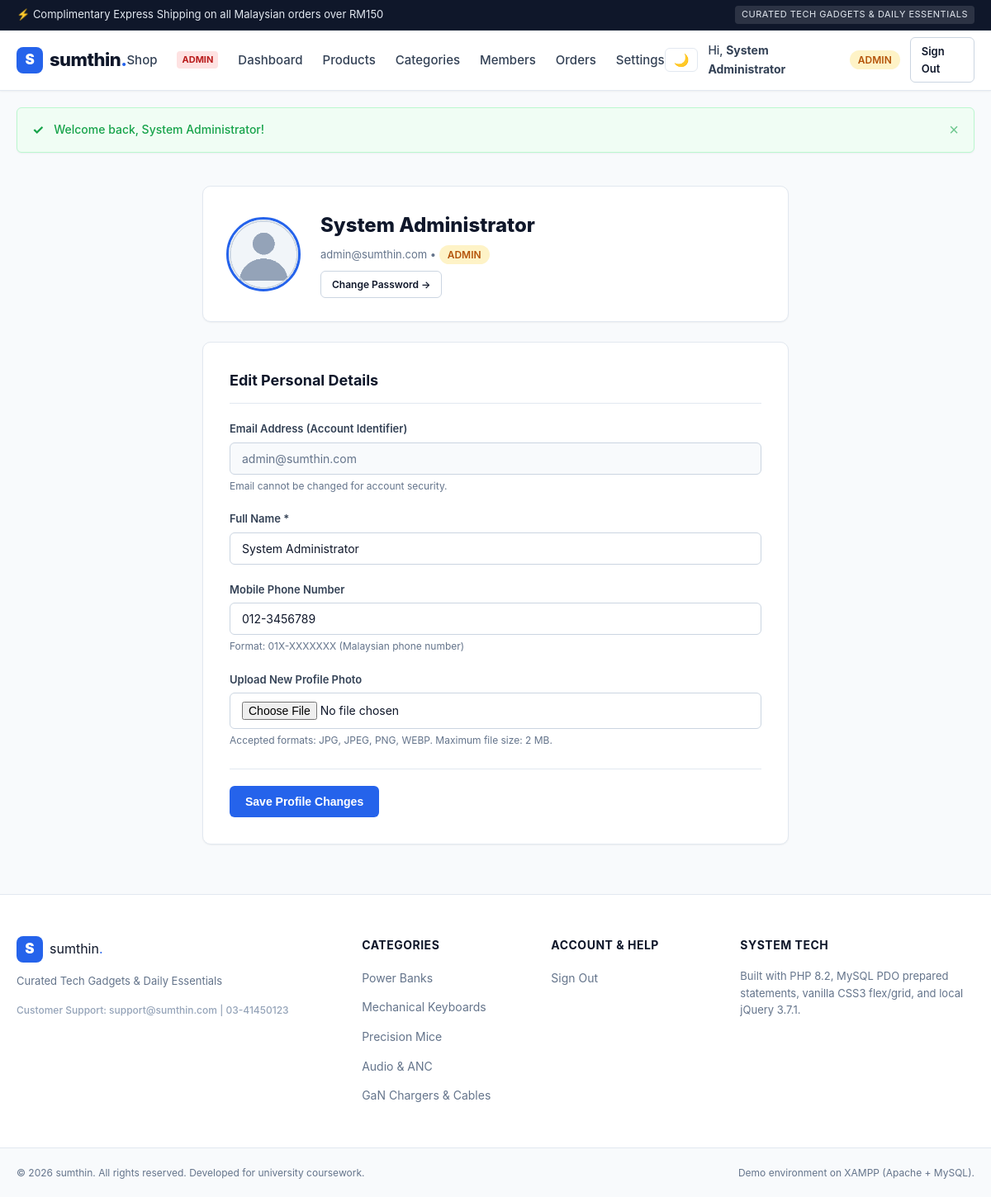
The app's page /profile.php (signed in) with its own data.
### tables this page shows
CREATE TABLE `user` (
  `id` INT AUTO_INCREMENT PRIMARY KEY,
  `email` VARCHAR(100) NOT NULL UNIQUE,
  `password_hash` VARCHAR(255) NOT NULL,
  `name` VARCHAR(100) NOT NULL,
  `phone` VARCHAR(20) DEFAULT NULL,
  `role` ENUM('Admin', 'Member') NOT NULL DEFAULT 'Member',
  `photo` VARCHAR(255) DEFAULT 'default_user.png',
  `status` ENUM('Active', 'Blocked') NOT NULL DEFAULT 'Active',
  `failed_attempts` INT NOT NULL DEFAULT 0,
  `locked_until` DATETIME DEFAULT NULL,
  `remember_token` VARCHAR(64) DEFAULT NULL,
  `email_verified_at` DATETIME DEFAULT NULL,
  `created_at` DATETIME NOT NULL DEFAULT CURRENT_TIMESTAMP,
  `updated_at` DATETIME NOT NULL DEFAULT CURRENT_TIMESTAMP ON UPDATE CURRENT_TIMESTAMP
);

### _config.php (called while the page is built)
<?php
return [
    'db' => [
        'host'     => 'localhost',
        'port'     => '3306',
        'dbname'   => 'sumthin_db',
        'user'     => 'root',
        'password' => '',
        'charset'  => 'utf8mb4',
    ],
    'app' => [
        'name'            => 'sumthin',
        'tagline'         => 'Curated Tech Gadgets & Daily Essentials',
        'base_url'        => '/sumthin',
        'session_timeout' => 1800,
        'max_login_fails' => 3,
        'lockout_time'    => 900,
        'debug'           => false,
    ],
    'mail' => [
        'enabled'    => true,
        'debug'      => false,
        'smtp_host'  => 'smtp.gmail.com',
        'smtp_port'  => 587,
        'smtp_auth'  => true,
        'username'   => 'YOUR_GMAIL_ADDRESS@gmail.com',
        'password'   => 'YOUR_GMAIL_16_CHAR_APP_PASSWORD',
        'from_name'  => 'sumthin Tech Gadgets',
        'from_email' => 'no-reply@sumthin.com',
    ],
    'stripe' => [
        'publishable_key' => 'pk_test_PLACEHOLDER_KEY',
        'secret_key'      => 'sk_test_PLACEHOLDER_KEY',
        'currency'        => 'myr',
    ],
    'gemini' => [
        'api_key'  => 'AIzaSy_GEMINI_API_KEY_PLACEHOLDER',
        'endpoint' => 'https://generativelanguage.googleapis.com/v1beta/models/gemini-1.5-flash:generateContent',
    ],
    'datadog' => [
        'api_key' => 'DATADOG_API_KEY_PLACEHOLDER',
        'site'    => 'datadoghq.com',
    ],
];

### profile.php (the view, shortened to what this page needs)
<?php
require_once __DIR__ . '/_base.php';
auth(['Member', 'Admin']);
$user = current_user();
$stmt = $db->prepare('SELECT * FROM `user` WHERE `id` = ?');
$stmt->execute([$user->id]);
$u = $stmt->fetch();
$name  = $u->name;
$phone = $u->phone ?? '';
$email = $u->email;
$photo = $u->photo ?? 'default_user.png';
require_once __DIR__ . '/_head.php';
?>
<div class="container" style="max-width: 750px;">
    <div style="background:#fff; border:1px solid var(--border); border-radius:var(--radius); padding:28px; margin-bottom:24px; display:flex; align-items:center; gap:24px; box-shadow:var(--shadow-sm);">
        <div style="width:90px; height:90px; border-radius:50%; overflow:hidden; border:3px solid var(--primary); background:#f1f5f9; flex-shrink:0;">
            <img src="<?= base_url('uploads/members/' . encode($photo)) ?>" alt="<?= encode($name) ?>" style="width:100%; height:100%; object-fit:cover;">
        </div>
        <div>
            <h1 style="font-size:24px; font-weight:800; color:var(--dark); margin-bottom:4px;"><?= encode($name) ?></h1>
            <p style="font-size:13px; color:var(--gray); margin-bottom:8px;"><?= encode($email) ?> &bull; <span class="role-pill <?= is_admin() ? 'pill-admin' : 'pill-member' ?>"><?= encode($u->role) ?></span></p>
            <a href="<?= base_url('change_password.php') ?>" class="btn btn-outline-sm" style="font-size:12px;">Change Password &rarr;</a>
        </div>
    </div>
    <div style="background:#fff; border:1px solid var(--border); border-radius:var(--radius); padding:32px; box-shadow:var(--shadow-sm);">
        <h2 style="font-size:18px; font-weight:700; color:var(--dark); margin-bottom:20px; border-bottom:1px solid var(--border); padding-bottom:12px;">Edit Personal Details</h2>
        <form action="<?= base_url('profile.php') ?>" method="POST" enctype="multipart/form-data" novalidate>
            <div class="form-group">
                <label class="form-label">Email Address (Account Identifier)</label>
                <input type="text" value="<?= encode($email) ?>" class="form-control" disabled style="background:#f8fafc; color:var(--gray); cursor:not-allowed;">
                <span class="form-help">Email cannot be changed for account security.</span>
            </div>
            <div class="form-group">
                <label for="name" class="form-label">Full Name *</label>
                <?= html_text('name', $name, ['placeholder' => 'Enter your full name']) ?>
            </div>
            <div class="form-group">
                <label for="phone" class="form-label">Mobile Phone Number</label>
                <?= html_text('phone', $phone, ['placeholder' => 'e.g. 012-3456789']) ?>
                <span class="form-help">Format: 01X-XXXXXXX (Malaysian phone number)</span>
            </div>
            <div class="form-group">
                <label for="photo" class="form-label">Upload New Profile Photo</label>
                <?= html_file('photo', 'image/png,image/jpeg,image/webp') ?>
                <span class="form-help">Accepted formats: JPG, JPEG, PNG, WEBP. Maximum file size: 2 MB.</span>
            </div>
            <div style="margin-top:24px; border-top:1px solid var(--border); padding-top:20px;">
                <button type="submit" class="btn btn-primary">Save Profile Changes</button>
            </div>
        </form>
    </div>
</div>
<?php require_once __DIR__ . '/_foot.php'; ?>

### _head.php (shortened to what this page needs)
<?php
$current_page = basename($_SERVER['PHP_SELF']);
$store_name   = setting('store_name', 'sumthin');
$flash        = get_flash();
$user         = current_user();
?>
<!DOCTYPE html>
<html lang="en">
<head>
    <link rel="stylesheet" href="<?= base_url('css/app.css') ?>">
</head>
<body>
    <?php if (setting('announcement_enabled', '1') === '1' && setting('announcement_bar') !== ''): ?>
        <aside class="announcement-bar">
            <div class="container announcement-inner">
                <span><?= encode(setting('announcement_bar')) ?></span>
                <span class="announcement-tag"><?= encode(setting('store_tagline', 'BMIT2013 Project')) ?></span>
            </div>
        </aside>
    <?php endif; ?>
    <header class="site-header">
        <div class="container header-inner">
            <a href="<?= base_url('index.php') ?>" class="brand-logo">
                <span class="brand-badge"><?= strtoupper(substr($store_name, 0, 1)) ?></span>
                <span class="brand-text"><?= encode($store_name) ?><span class="brand-dot">.</span></span>
            </a>
            <nav class="nav-links">
                <a href="<?= base_url('index.php') ?>" class="nav-link <?= ($current_page === 'index.php' && !str_contains($_SERVER['REQUEST_URI'], '/admin/')) ? 'active' : '' ?>">Shop</a>
                <?php if (is_admin()): ?>
                    <span class="nav-badge admin-badge">Admin</span>
                    <a href="<?= base_url('admin/index.php') ?>" class="nav-link <?= ($current_page === 'index.php' && str_contains($_SERVER['REQUEST_URI'], '/admin/')) ? 'active' : '' ?>">Dashboard</a>
                    <a href="<?= base_url('admin/products.php') ?>" class="nav-link <?= str_contains($_SERVER['REQUEST_URI'], '/admin/product') ? 'active' : '' ?>">Products</a>
                    <a href="<?= base_url('admin/categories.php') ?>" class="nav-link <?= str_contains($_SERVER['REQUEST_URI'], '/admin/categor') ? 'active' : '' ?>">Categories</a>
                    <a href="<?= base_url('admin/members.php') ?>" class="nav-link <?= str_contains($_SERVER['REQUEST_URI'], '/admin/member') ? 'active' : '' ?>">Members</a>
                    <a href="<?= base_url('admin/orders.php') ?>" class="nav-link <?= str_contains($_SERVER['REQUEST_URI'], '/admin/order') ? 'active' : '' ?>">Orders</a>
                    <a href="<?= base_url('admin/settings.php') ?>" class="nav-link <?= str_contains($_SERVER['REQUEST_URI'], '/admin/setting') ? 'active' : '' ?>">Settings</a>
                <?php elseif (is_member()): ?>
                    <a href="<?= base_url('orders.php') ?>" class="nav-link <?= $current_page === 'orders.php' ? 'active' : '' ?>">My Orders</a>
                    <a href="<?= base_url('wishlist.php') ?>" class="nav-link <?= $current_page === 'wishlist.php' ? 'active' : '' ?>">Wishlist</a>
                <?php endif; ?>
            </nav>
            <div class="nav-actions">
                <button type="button" id="theme-toggle" class="btn-theme-toggle" title="Toggle Light/Dark Theme" aria-label="Toggle theme">🌙</button>
                <?php if (is_logged_in()): ?>
                    <div class="user-menu-wrapper">
                        <a href="<?= base_url('profile.php') ?>" class="nav-link user-profile-link" title="Account Profile & Settings">
                            <span>Hi, <strong><?= encode($user->name) ?></strong></span>
                        </a>
                        <span class="role-pill <?= is_admin() ? 'pill-admin' : 'pill-member' ?>">
                            <?= encode($user->role) ?>
                        </span>
                        <a href="<?= base_url('logout.php') ?>" class="btn btn-outline-sm btn-logout">Sign Out</a>
                    </div>
                <?php else: ?>
                    <a href="<?= base_url('login.php') ?>" class="btn btn-outline-sm <?= $current_page === 'login.php' ? 'active' : '' ?>">Sign In</a>
                    <a href="<?= base_url('register.php') ?>" class="btn btn-primary-sm <?= $current_page === 'register.php' ? 'active' : '' ?>">Register</a>
                <?php endif; ?>
            </div>
        </div>
    </header>
    <?php if ($flash): ?>
        <aside class="container flash-container" aria-label="Notification">
            <div class="flash-alert flash-<?= encode($flash['type']) ?>" role="alert">
                <div class="flash-icon">
                    <?php if ($flash['type'] === 'success'): ?>✓
                    <?php elseif ($flash['type'] === 'error'): ?>✕
                    <?php elseif ($flash['type'] === 'warning'): ?>⚠
                    <?php else: ?>ℹ<?php endif; ?>
                </div>
                <div class="flash-message"><?= encode($flash['message']) ?></div>
                <button type="button" class="flash-close" aria-label="Dismiss">&times;</button>
            </div>
        </aside>
    <?php endif; ?>
    <main class="main-content">

### _base.php (shortened to what this page needs)
<?php
$config = require __DIR__ . '/_config.php';
try {
    $dsn = sprintf(
        'mysql:host=%s;port=%s;dbname=%s;charset=%s',
        $config['db']['host'],
        $config['db']['port'],
        $config['db']['dbname'],
        $config['db']['charset']
    );
    $db = new PDO($dsn, $config['db']['user'], $config['db']['password'], [
        PDO::ATTR_ERRMODE            => PDO::ERRMODE_EXCEPTION,
        PDO::ATTR_DEFAULT_FETCH_MODE => PDO::FETCH_OBJ,
        PDO::ATTR_EMULATE_PREPARES   => false,
    ]);
} catch (PDOException $e) {
    $debug_info = '';
    if (!empty($config['app']['debug'])) {
        $debug_info = '<pre style="background:#fff;padding:10px;border-radius:4px;border:1px solid #fca5a5;font-size:12px;overflow:auto;">' . htmlspecialchars($e->getMessage()) . '</pre>';
    }
    die('<div style="font-family:sans-serif;padding:30px;max-width:600px;margin:50px auto;border:1px solid #ef4444;background:#fef2f2;border-radius:8px;">'
        . '<h2 style="color:#b91c1c;margin-top:0;">Database Connection Error</h2>'
        . '<p style="color:#4b5563;">Could not connect to the database <strong>' . htmlspecialchars($config['db']['dbname']) . '</strong>.</p>'
        . '<p style="color:#6b7280;font-size:14px;"><strong>Tips:</strong> Ensure Apache & MySQL are running in XAMPP, and that you have imported <code>database/sumthin_db.sql</code> via phpMyAdmin.</p>'
        . $debug_info
        . '</div>');
}
function base_url(string $path = ''): string {
    global $config;
    $base = rtrim($config['app']['base_url'], '/');
    $path = ltrim($path, '/');
    return $path !== '' ? $base . '/' . $path : $base;
}
function encode(?string $str): string {
    return htmlspecialchars((string)$str, ENT_QUOTES, 'UTF-8');
}
function current_user() {
    return $_SESSION['user'] ?? null;
}
function is_logged_in(): bool {
    return isset($_SESSION['user']) && !empty($_SESSION['user']->id);
}
function is_admin(): bool {
    return is_logged_in() && $_SESSION['user']->role === 'Admin';
}
function refresh_session_user(): void {
    global $db;
    $user_id = (int)$_SESSION['user']->id;
    try {
        $stmt = $db->prepare('SELECT `id`, `email`, `name`, `phone`, `role`, `photo`, `status` FROM `user` WHERE `id` = ?');
        $stmt->execute([$user_id]);
    } catch (Exception $e) {
        error_log('refresh_session_user error: ' . $e->getMessage());
    }
}
function auth($allowed_roles): void {
    if (is_logged_in()) {
        refresh_session_user();
    }
}
function get_flash(): ?array {
    if (isset($_SESSION['flash'])) {
        $flash = $_SESSION['flash'];
        return $flash;
    }
    return null;
}
function html_text(string $name, $value = '', array $attrs = []): string {
    $attr_str = '';
    foreach ($attrs as $k => $v) {
        $attr_str .= ' ' . encode($k) . '="' . encode($v) . '"';
    }
    return '<input type="text" name="' . encode($name) . '" id="' . encode($name) . '" value="' . encode((string)$value) . '" class="form-control"' . $attr_str . '>';
}
function html_file(string $name, string $accept = '', array $attrs = []): string {
    $attr_str = '';
    if ($accept !== '') {
        $attr_str .= ' accept="' . encode($accept) . '"';
    }
    return '<input type="file" name="' . encode($name) . '" id="' . encode($name) . '" class="form-file"' . $attr_str . '>';
}
function setting(string $key, string $default = ''): string {
    global $db;
    static $settings_cache = null;
    if ($settings_cache === null) {
        $settings_cache = [];
        try {
            $rows = $db->query('SELECT `key`, `value` FROM `setting`')->fetchAll();
            foreach ($rows as $r) {
                $settings_cache[$r->key] = $r->value;
            }
        } catch (Exception $e) {
        }
    }
    return $settings_cache[$key] ?? $default;
}

### records on screen
user: name "System Administrator", role "ADMIN", photo (placeholder picture), email "admin@sumthin.com", phone "012-3456789"

### other values on screen
encode(setting('announcement_bar')) "⚡ Complimentary Express Shipping on all Malaysian orders over RM150"
encode(setting('store_tagline', 'BMIT2013 Project')) "CURATED TECH GADGETS & DAILY ESSENTIALS"
substr($store_name, 0, 1) "S"
encode($store_name) "sumthin"
encode($flash['message']) "Welcome back, System Administrator!"
substr(setting('store_name', 'sumthin'), 0, 1) "S"
encode(setting('store_name', 'sumthin')) "sumthin"
encode(setting('support_email', 'support@sumthin.com')) "support@sumthin.com"
encode(setting('support_phone', '03-41450123')) "03-41450123"
